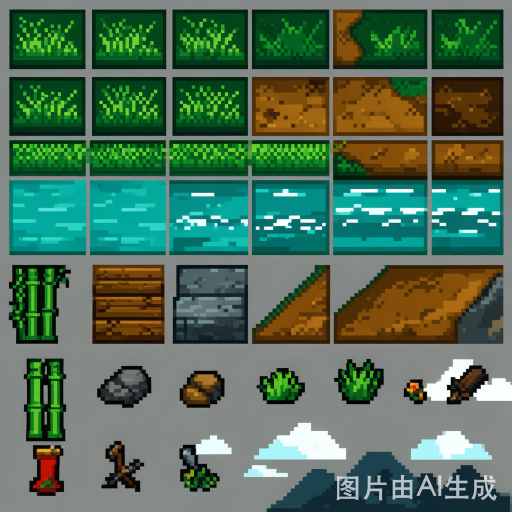
#> input picture docs/phase3/assets/tilesets/Pixel_art_tileset_for_Level_1__2026-06-16T04-45-43.png, 1024 x 1024 px, given in place of player.png, which was not available (shown at 1/2 size)
$ python crop_sprite_sheets.py
#> lines starting #> are read from the running program, lines starting #| are printed output that depends on the picture
"""
crop_sprite_sheets.py — 裁掉精灵表右侧/底部不能被帧尺寸整除的冗余像素

背景问题：
- Phaser spritesheet 用 floor(width/frameWidth) × floor(height/frameHeight) 算帧数
- 多余像素自动丢弃，不影响运行，但 AI 可能把内容画到了边缘区域
- 提前裁掉冗余边距 → 帧边界精确对齐，避免最后一列/行显示不完整

操作范围：public/assets/ 中已拷贝的资源
"""

from PIL import Image
from pathlib import Path

PUBLIC = Path('../../public/assets')

CROPS = [
    # (relative_path,              frame_w, frame_h, 说明)
    ('sprites/player/player.png',               48, 48, '玩家精灵表'),
    ('sprites/enemy/enemy_barbarian.png',       32, 32, '蛮兵精灵表'),
    ('sprites/boss/boss_menghuo.png',           96, 96, 'Boss 孟获精灵表'),
]


def main():
    print('=== Cropping Sprite Sheets to Frame-Aligned Dimensions ===\n')

    for rel, fw, fh, label in CROPS:
        path = PUBLIC / rel
        img = Image.open(path)
#> img is the input picture: PIL image 1024x1024 RGB; mean R, G, B 79.1, 110.1, 86.5
        w, h = img.size
#> w = 1024; h = 1024

        # 计算对齐后的宽高
        new_w = (w // fw) * fw
#> new_w = 1008
        new_h = (h // fh) * fh
#> new_h = 1008

        if w == new_w and h == new_h:
            print(f'  ✅ {label}: 已对齐 {w}×{h}，无需裁剪')
            continue

        right_cut = w - new_w
#> right_cut = 16
        bottom_cut = h - new_h
#> bottom_cut = 16

        print(f'  ✂️  {label}: {w}×{h} → {new_w}×{new_h}  (裁去右侧{right_cut}px + 底部{bottom_cut}px)')
#|   ✂️  玩家精灵表: 1024×1024 → 1008×1008  (裁去右侧16px + 底部16px)

        # 左上角对齐裁剪，保留有效帧区域
        cropped = img.crop((0, 0, new_w, new_h))
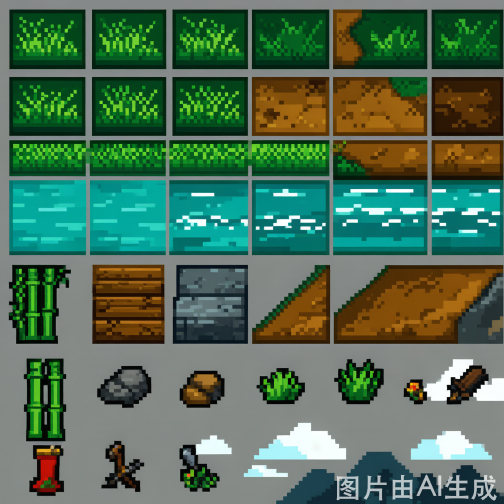
#> cropped: PIL image 1008x1008 RGB (shown at 1/2 size); mean R, G, B 78.2, 109.9, 85.5
        cropped.save(path)
        print(f'       cols={new_w // fw}×rows={new_h // fh}  模式={cropped.mode}')
#|        cols=21×rows=21  模式=RGB
#> pass 2 of the loop in main, `for rel, fw, fh, label in CROPS:`:
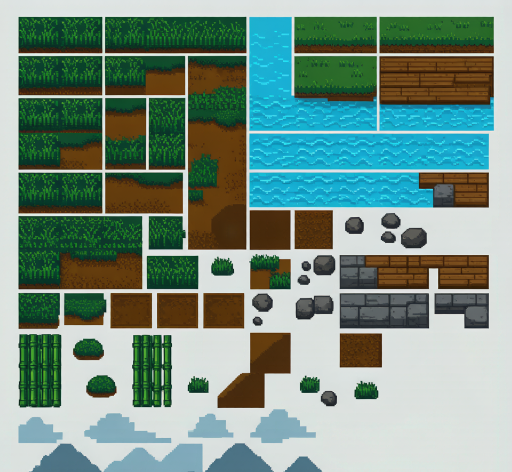
#> input picture docs/phase3/assets/tilesets/Pixel_art_tileset_for_Level_1__2026-06-16T04-57-23.png, 1024 x 943 px, given in place of enemy_barbarian.png, which was not available (shown at 1/2 size)
#> in main, img is the input picture: PIL image 1024x943 RGB; mean R, G, B 118.8, 145, 132.2
#|   ✂️  蛮兵精灵表: 1024×943 → 1024×928  (裁去右侧0px + 底部15px)
#> in main, `cropped = img.crop((0, 0, new_w, new_h))`:
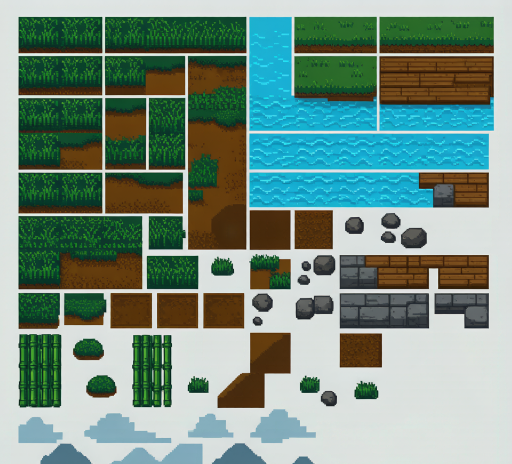
#> cropped: PIL image 1024x928 RGB (shown at 1/2 size); mean R, G, B 118.2, 144.4, 131.3
#|        cols=32×rows=29  模式=RGB

    print('\n=== Done ===')


if __name__ == '__main__':
    main()
